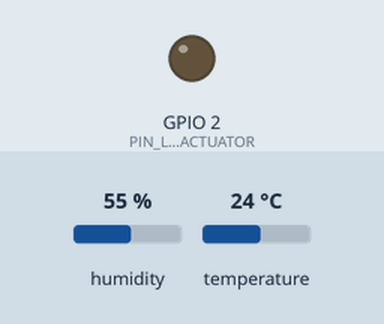
Recording of a sketch running on a simulated ESP32. On the bench: output pins drawn as LEDs (lit = HIGH). The inputs (shaded band) are chosen by the test bench; at power-on: humidity 55 %, temperature 24 °C. WiFi joins after 1.5 s; servers stay silent unless stated; uploads are accepted with an empty reply; what the sketch prints to the serial monitor is not drawn.

Above: at 0.0 s.
At 3.2 s:
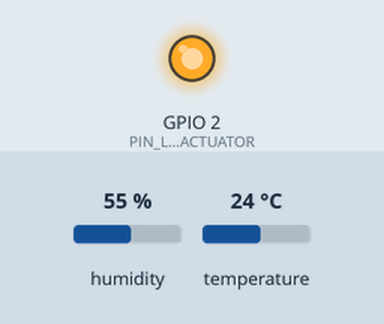
Timing chart, 0 to 4.8 s (numbered marks = the images above):
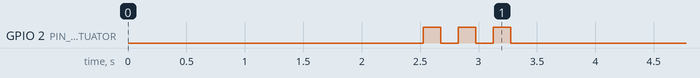

The sketch:

esp32_dht11_student.ino
```cpp
/*
 ============================================================================
  PROYECTO: ESP32 HTTP LAB - ESTACIÓN DE ALUMNO (DHT11)
  OBJETIVO: Cada estudiante conecta su ESP32 con sensor DHT11 a la misma red
 WiFi y envía su temperatura y humedad al servidor Dokploy vía HTTP POST. El
 servidor proyecta en la pantalla del aula a cada estudiante en vivo.
 ============================================================================
  LIBRERÍAS REQUERIDAS EN ARDUINO IDE:
  1. "DHT sensor library" por Adafruit (instalar desde el Gestor de Librerías)
  2. "Adafruit Unified Sensor" (dependencia automática de Adafruit)
 ============================================================================
*/

#include "DHT.h"
#include <HTTPClient.h>
#include <WiFi.h>

// --------------------------------------------------------------------------
// 1. IDENTIFICACIÓN DEL ESTUDIANTE (¡Cada alumno debe poner su nombre!)
// --------------------------------------------------------------------------
const char *STUDENT_ID =
    "208420915"; // Identificador único (ej: alumno-01, diego-z)
const char *STUDENT_NAME =
    "Brandon Zarate";               // Nombre visible en la pantalla del aula
const char *DESK_NUMBER = "Mesa 1"; // Número de mesa o pupitre

// --------------------------------------------------------------------------
// 2. CONFIGURACIÓN DE RED WIFI (Misma red del servidor Dokploy / Aula)
// --------------------------------------------------------------------------
const char* WIFI_SSID     = "Fam Zarate Aguero-2.4G";
const char* WIFI_PASSWORD = "yvDU6uev";

// --------------------------------------------------------------------------
// 3. IP LOCAL DEL SERVIDOR DOKPLOY / DOCKER
//    Reemplaza con la IP de la computadora del profesor (ej:
//    http://192.168.1.100:3000)
// --------------------------------------------------------------------------
const char *SERVER_BASE_URL = "http://192.168.100.2:3000";

// --------------------------------------------------------------------------
// 4. HARDWARE Y PINES
// --------------------------------------------------------------------------
#define DHTPIN 4      // Pin digital del ESP32 conectado al pin DATA del DHT11
#define DHTTYPE DHT11 // Tipo de sensor: DHT 11
const int PIN_LED_ACTUATOR = 2; // LED azul integrado en el ESP32 (GPIO 2)

DHT dht(DHTPIN, DHTTYPE);

// Intervalo de transmisión (ej: cada 3 segundos)
const unsigned long SEND_INTERVAL_MS = 3000;
unsigned long lastSendTime = 0;

// ==========================================================================
// FUNCIÓN: ENVIAR TELEMETRÍA VÍA HTTP POST
// ==========================================================================
void enviarLecturaDHT11(float temperatura, float humedad) {
  if (WiFi.status() != WL_CONNECTED) {
    Serial.println("[WIFI] Desconectado. Reintentando reconexión...");
    return;
  }

  HTTPClient http;
  String url = String(SERVER_BASE_URL) + "/api/dht11";

  Serial.println("\n==================================================");
  Serial.print("[HTTP] Enviando datos al Servidor del Aula: ");
  Serial.println(url);

  http.begin(url);
  http.addHeader("Content-Type", "application/json");
  http.addHeader("User-Agent", "ESP32-DHT11-Student/1.0");
  http.setTimeout(4000); // 4 segundos de tiempo de espera

  // Construcción del JSON con la identidad del estudiante
  String jsonPayload = "{";
  jsonPayload += "\"studentId\":\"" + String(STUDENT_ID) + "\",";
  jsonPayload += "\"studentName\":\"" + String(STUDENT_NAME) + "\",";
  jsonPayload += "\"deskNumber\":\"" + String(DESK_NUMBER) + "\",";
  jsonPayload += "\"temperature\":" + String(temperatura, 1) + ",";
  jsonPayload += "\"humidity\":" + String(humedad, 1) + ",";
  jsonPayload += "\"source\":\"esp32\"";
  jsonPayload += "}";

  Serial.print("[HTTP] Payload JSON enviado: ");
  Serial.println(jsonPayload);

  unsigned long requestStart = millis();
  int httpResponseCode = http.POST(jsonPayload);
  unsigned long latency = millis() - requestStart;

  Serial.print("[HTTP] Código de Respuesta del Servidor: ");
  Serial.print(httpResponseCode);
  Serial.print(" (Latencia: ");
  Serial.print(latency);
  Serial.println(" ms)");

  if (httpResponseCode > 0) {
    String responseBody = http.getString();
    Serial.print("[HTTP] Respuesta recibida del servidor: ");
    Serial.println(responseBody);

    // DIDÁCTICA: Inspección del comando devuelto por el servidor para el LED
    // Si el servidor envía "ledCommand":true, el LED integrado se enciende
    if (responseBody.indexOf("\"ledCommand\":true") != -1) {
      digitalWrite(PIN_LED_ACTUATOR, HIGH);
      Serial.println("[ACTUADOR] -> El Servidor ordenó: ENCENDER LED (GPIO 2)");
    } else if (responseBody.indexOf("\"ledCommand\":false") != -1) {
      digitalWrite(PIN_LED_ACTUATOR, LOW);
      Serial.println("[ACTUADOR] -> El Servidor ordenó: APAGAR LED (GPIO 2)");
    }
  } else {
    Serial.print("[HTTP ERROR] Fallo en la petición: ");
    Serial.println(http.errorToString(httpResponseCode).c_str());
    Serial.println("  Verifica que estés en el mismo WiFi y la IP del servidor "
                   "sea correcta.");
  }

  http.end(); // Liberar socket
}

// ==========================================================================
// CONFIGURACIÓN INICIAL (SETUP)
// ==========================================================================
void setup() {
  Serial.begin(115200);
  delay(1000);

  Serial.println("\n**************************************************");
  Serial.println("  ESP32 DHT11 CLASSROOM LAB - ESTACIÓN DE ALUMNO  ");
  Serial.print("  Estudiante: ");
  Serial.println(STUDENT_NAME);
  Serial.print("  ID: ");
  Serial.println(STUDENT_ID);
  Serial.println("**************************************************");

  // Configuración de Pines
  pinMode(PIN_LED_ACTUATOR, OUTPUT);
  digitalWrite(PIN_LED_ACTUATOR, LOW);

  // Iniciar sensor DHT11
  dht.begin();
  Serial.println("[DHT11] Sensor iniciado en GPIO 4.");

  // Conexión WiFi
  Serial.print("[WIFI] Conectando a red: ");
  Serial.println(WIFI_SSID);

  WiFi.mode(WIFI_STA);
  WiFi.begin(WIFI_SSID, WIFI_PASSWORD);

  int intentos = 0;
  while (WiFi.status() != WL_CONNECTED && intentos < 30) {
    delay(500);
    Serial.print(".");
    intentos++;
  }

  if (WiFi.status() == WL_CONNECTED) {
    Serial.println("\n[WIFI] ¡Conectado exitosamente!");
    Serial.print("[WIFI] IP asignada al ESP32: ");
    Serial.println(WiFi.localIP());
    Serial.print("[WIFI] Gateway: ");
    Serial.println(WiFi.gatewayIP());

    // Triple parpadeo de bienvenida
    for (int i = 0; i < 3; i++) {
      digitalWrite(PIN_LED_ACTUATOR, HIGH);
      delay(150);
      digitalWrite(PIN_LED_ACTUATOR, LOW);
      delay(150);
    }
  } else {
    Serial.println(
        "\n[WIFI ERROR] No se pudo conectar. Revisa el SSID y contraseña.");
  }
}

// ==========================================================================
// BUCLE PRINCIPAL (LOOP)
// ==========================================================================
void loop() {
  unsigned long now = millis();

  if (now - lastSendTime >= SEND_INTERVAL_MS) {
    lastSendTime = now;

    // Lectura del sensor DHT11
    float humedad = dht.readHumidity();
    float temperatura = dht.readTemperature(); // En grados Celsius

    // Comprobar si la lectura falló
    if (isnan(humedad) || isnan(temperatura)) {
      Serial.println("[DHT11 ERROR] Fallo al leer del sensor DHT11. Revisa "
                     "cables en GPIO 4.");
      return;
    }

    Serial.println("\n[SENSORES] Lectura actual de mi estación:");
    Serial.print("  - Temperatura: ");
    Serial.print(temperatura, 1);
    Serial.println(" °C");
    Serial.print("  - Humedad:     ");
    Serial.print(humedad, 1);
    Serial.println(" %");

    // Transmitir al servidor del aula
    enviarLecturaDHT11(temperatura, humedad);
  }

  delay(10);
}
```
